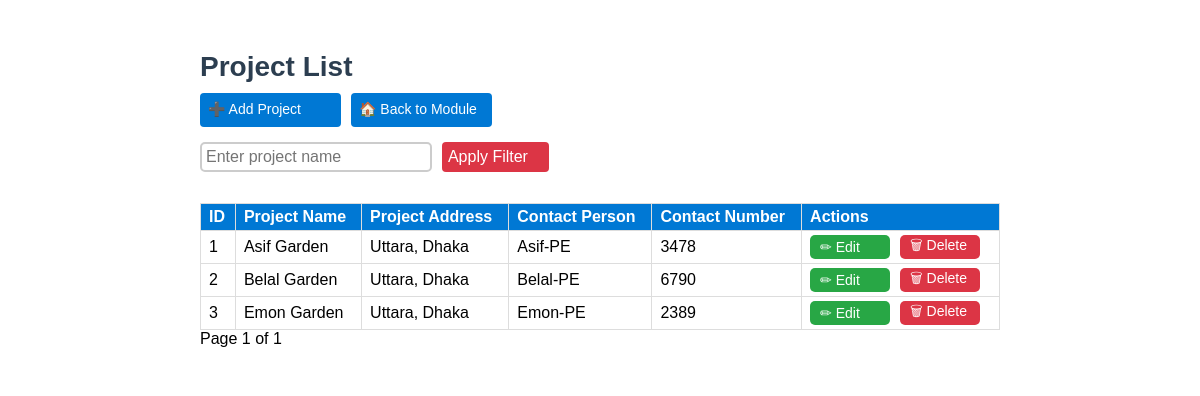
/construction-department/project/, run on the app's committed database.
### project/models.py (models this page shows, shortened)
class Project(models.Model):
    id = models.AutoField(primary_key=True)  # Auto-incrementing ID
    name_of_project = models.CharField(max_length=255)  # Project name
    project_address = models.CharField(max_length=500)  # Project address as CharField
    contact_person_name = models.CharField(max_length=255)  # Name of contact person
    contact_person_number = models.CharField(max_length=20)  # Contact number of contact person

### project/views.py (the view)
# urls.py: path("", project_list, name="project_list"),  # Display project list with filtering and pagination
def project_list(request):
    query = request.GET.get("q", "")  # Defaults to empty if no query string
    projects = Project.objects.all().order_by("id")  # Changed from "-id" to "id"
    if query:
        projects = projects.filter(name_of_project__icontains=query)
    paginator = Paginator(projects, 10)
    page_number = request.GET.get("page")
    try:
        projects_page = paginator.get_page(page_number)
    except (PageNotAnInteger, EmptyPage):
        projects_page = paginator.get_page(1)
    return render(request, "project/project_list.html", {
        "projects": projects_page,
        "query": query
    })

### project/templates/project/project_list.html (shortened to what this page needs)
{% block content %}
<div class="form-container">
    <h2>Project List</h2>
    <div class="nav-buttons">
        <a href="{% url 'project_create' %}" class="nav-button">➕ Add Project</a>
        <a href="{% url 'construction_department' %}" class="nav-button">🏠 Back to Module</a>
    </div>
    <div class="filter-container">
    <form method="get" style="display: flex; gap: 10px;">
        <input type="text" name="q" value="{{ query }}" class="filter-box" placeholder="Enter project name">
        <button type="submit" class="apply-button">Apply Filter</button>
    </form>
</div>
    <table>
        <thead>
            <tr>
                <th>ID</th>
                <th>Project Name</th>
                <th>Project Address</th>
                <th>Contact Person</th>
                <th>Contact Number</th>
                <th>Actions</th>
            </tr>
        </thead>
        <tbody>
            {% for project in projects %}
            <tr>
                <td>{{ project.id }}</td>
                <td class="name">{{ project.name_of_project }}</td>
                <td>{{ project.project_address }}</td>
                <td>{{ project.contact_person_name }}</td>
                <td>{{ project.contact_person_number }}</td>
                <td>
                    <div class="action-buttons">
                        <a href="{% url 'project_edit' project.id %}" class="action-button edit">✏ Edit</a>
                        <a href="{% url 'project_delete' project.id %}" class="action-button delete" onclick="return confirm('Are you sure you want to delete this project?');">🗑 Delete</a>
                    </div>
                </td>
            </tr>
            {% empty %}
            <tr>
                <td colspan="6" class="text-center">No projects found</td>
            </tr>
            {% endfor %}
        </tbody>
    </table>
<div class="pagination">
    <span>Page {{ projects.number }} of {{ projects.paginator.num_pages }}</span>
</div>
</div>
{% endblock %}

### project/templates/project/project_list.html (style rules this page uses)
.form-container { max-width: 800px; margin: 0 auto; padding: 20px; background: white; border-radius: 5px; box-shadow: none; }
body, th, td, input, a, .nav-button, .filter-box, .apply-button, .action-button { font-family: "Trebuchet MS", sans-serif; }
h2 { text-align: left; color: #2c3e50; margin-bottom: 10px; font-size: 28px; }
table { width: 100%; border-collapse: collapse; margin-top: 10px; }
th, td { border: 1px solid #ddd; padding: 4px 8px; text-align: left; height: 18px; }
th { background-color: #0078D4; color: white; }
.nav-buttons { display: flex; gap: 10px; margin-bottom: 15px; }
.nav-button { background: #0078D4; color: white; padding: 8px; border-radius: 4px; text-decoration: none; width: 125px; height: 18px; font-size: 14px; }
.filter-container { display: flex; gap: 10px; margin-bottom: 15px; }
.filter-box { width: 75%; padding: 4px; font-size: 16px; border-radius: 5px; border: 2px solid #ccc; }
.apply-button { width: 120px; background: #dc3545; color: white; padding: 6px; border-radius: 4px; font-size: 16px; border: none; cursor: pointer; text-align: left; }
.action-buttons { display: flex; gap: 10px; align-items: center; }
.action-button { width: 60px; height: 4px; padding: 10px; display: flex; align-items: center; justify-content: left; text-decoration: none; font-size: 14px; border-radius: 5px; }
.action-button.edit { background: #28a745; color: white; }
.action-button.delete { background: #dc3545; color: white; }

### data on the page
Project: id "1", name_of_project "Asif Garden", project_address "Uttara, Dhaka", contact_person_name "Asif-PE", contact_person_number "3478"
Project: id "2", name_of_project "Belal Garden", project_address "Uttara, Dhaka", contact_person_name "Belal-PE", contact_person_number "6790"
Project: id "3", name_of_project "Emon Garden", project_address "Uttara, Dhaka", contact_person_name "Emon-PE", contact_person_number "2389"

### other printed values
{{ projects.number }} "1"
{{ projects.paginator.num_pages }} "1"
